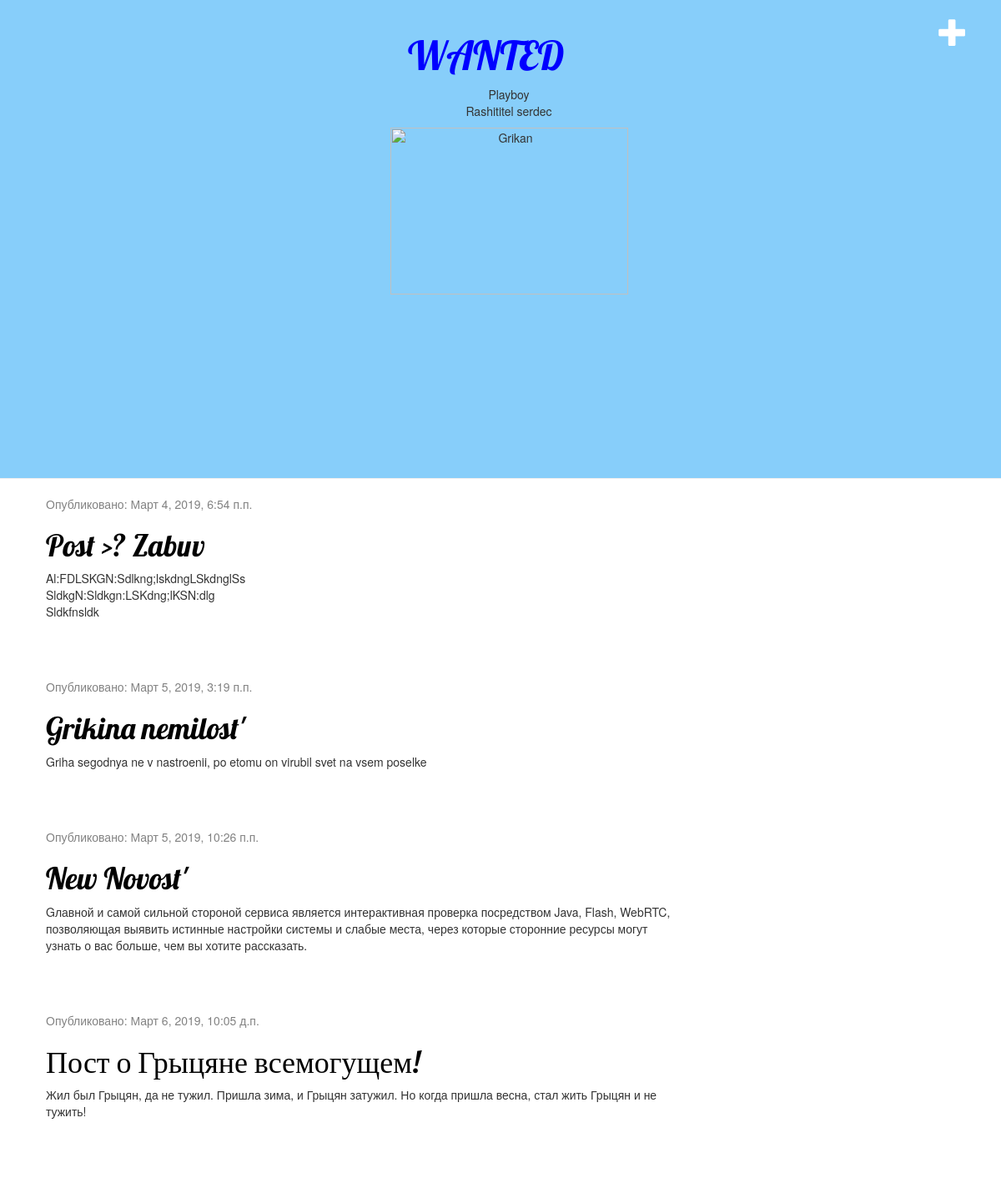
The app's page / (signed in) with its own data.
### blog/models.py (models this page shows, shortened)
class Post(models.Model):
    author = models.ForeignKey(settings.AUTH_USER_MODEL, on_delete=models.CASCADE)
    title = models.CharField(max_length=200)
    text = models.TextField()
    created_date = models.DateTimeField(default=timezone.now)
    published_date = models.DateTimeField(blank=True, null=True)

### blog/views.py (the view)
# urls.py: path('', views.post_list, name='post_list'),
def post_list(request):
    posts = Post.objects.filter(published_date__lte=timezone.now()).order_by('published_date')
    return render(request, 'blog/post_list.html', {'posts':posts})

### blog/templates/blog/post_list.html
{% extends 'blog/base.html' %}
{% block content %}
            {% for post in posts %}
                <div class="post">
                    <div class="date">
                        <p>Опубликовано: {{ post.published_date }}</p>
                    </div>
                    <h1><a href="{% url 'post_detail' pk=post.pk %}">{{ post.title }}</a></h1>
                    <p>{{ post.text|linebreaksbr }}</p>
                </div>
            {% endfor %}
{% endblock %}

### blog/static/css/blog.css (style rules this page uses)
h1 a { color:lightseagreen; font-family: 'lobster'; }
h1, h2, h3, h4 { font-family: 'Lobster', cursive; }
.date { color: #828282; }
.post { margin-bottom: 70px; }
.post h1 a, .post h1 a:visited { color: #000000; }

### records on screen
Post: published_date "Март 4, 2019, 6:54 п.п.", title "Post >? Zabuv", text "Al:FDLSKGN:Sdlkng;lskdngLSkdnglSs SldkgN:Sldkgn:LSKdng;lKSN:dlg Sldkfnsldk"
Post: published_date "Март 5, 2019, 3:19 п.п.", title "Grikina nemilost'", text "Griha segodnya ne v nastroenii, po etomu on virubil svet na vsem poselke"
Post: published_date "Март 5, 2019, 10:26 п.п.", title "New Novost'", text "Gлавной и самой сильной стороной сервиса является интерактивная проверка посредством Java, Flash, WebRTC, позволяющая выявить истинные настройки системы и слабые места, через которые сторонние ресурсы могут узнать о вас больше, чем вы хотите рассказать."
Post: published_date "Март 6, 2019, 10:05 д.п.", title "Пост о Грыцяне всемогущем!", text "Жил был Грыцян, да не тужил. Пришла зима, и Грыцян затужил. Но когда пришла весна, стал жить Грыцян и не тужить!"
